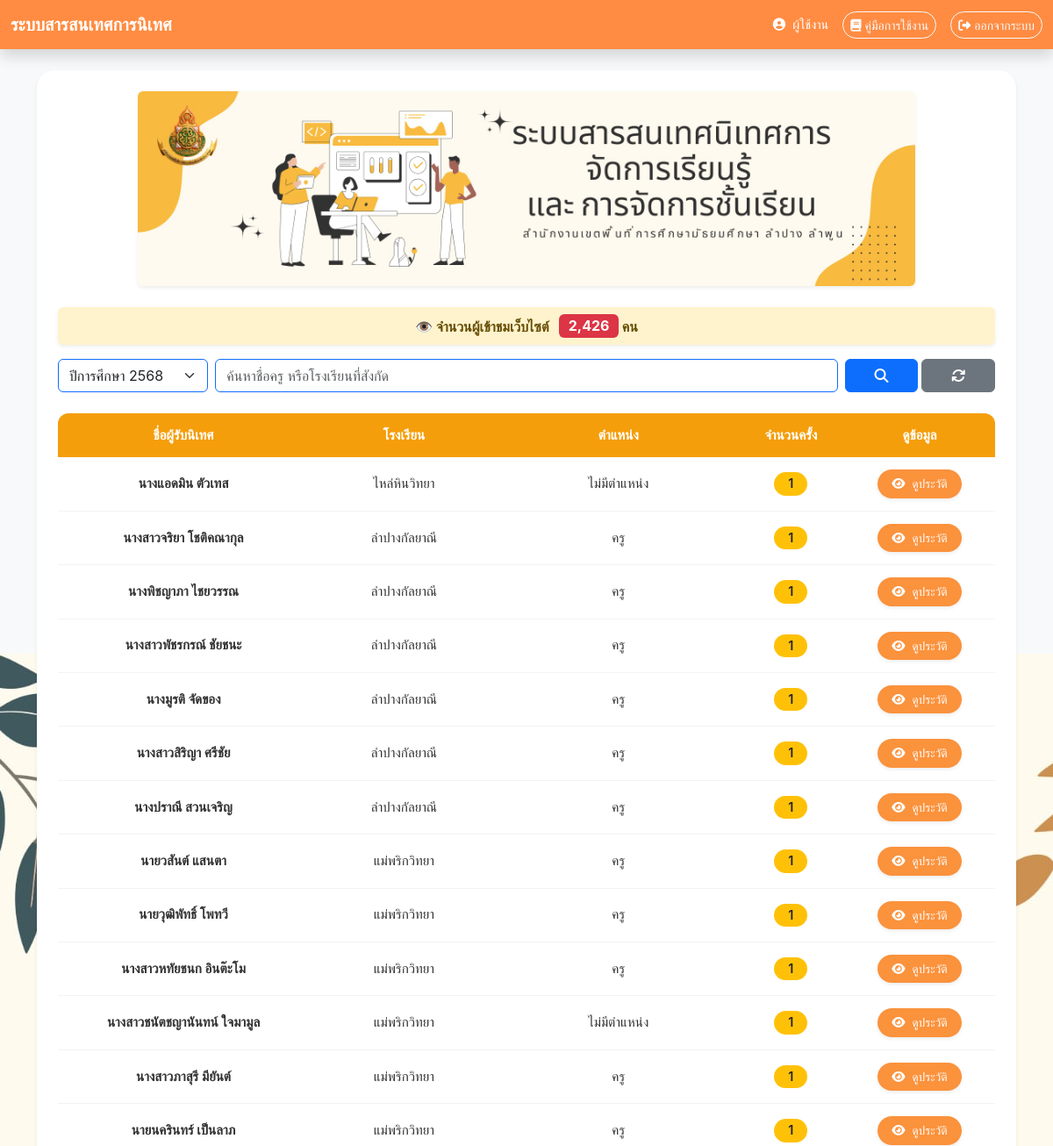
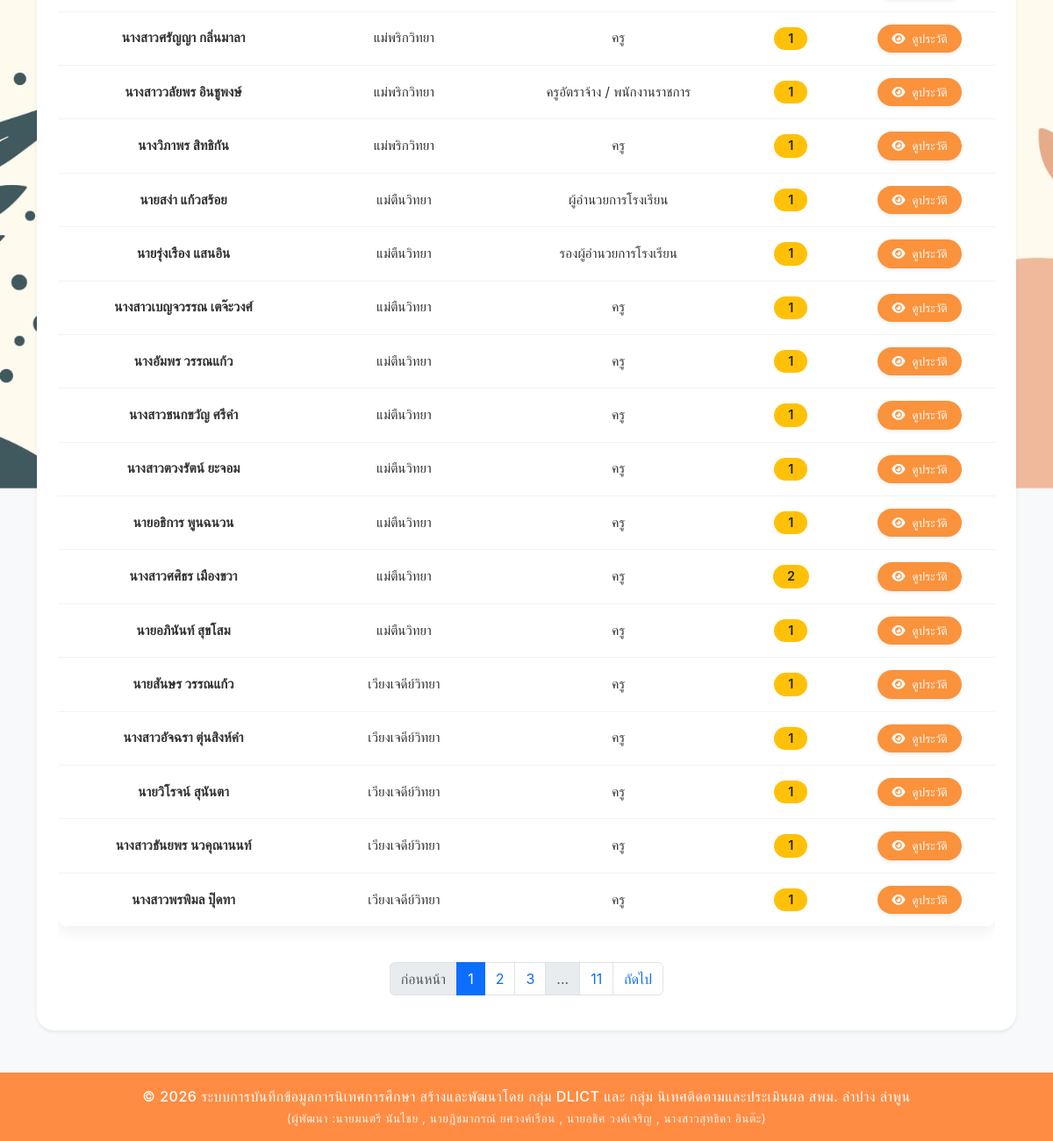
The page /index.php?academic_year=2568 (signed in) on the database its author committed (2 pictures, top to bottom).
### tables this page shows
CREATE TABLE `site_views` (
  `id` int(11) NOT NULL,
  `total_views` int(11) NOT NULL DEFAULT 0
);

CREATE TABLE `teacher` (
  `office_id` varchar(10) NOT NULL COMMENT 'รหัสสำนักงาน',
  `school_id` varchar(10) NOT NULL COMMENT 'รหัสโรงเรียน',
  `t_pid` varchar(13) NOT NULL COMMENT 'รหัสบัตร ปชช. ครู',
  `prefix_id` varchar(10) NOT NULL COMMENT 'รหัสคำนำหน้าชื่อ',
  `f_name` varchar(100) DEFAULT NULL COMMENT 'ชื่อ',
  `m_name` varchar(100) DEFAULT NULL COMMENT 'ชื่อกลาง',
  `l_name` varchar(100) DEFAULT NULL COMMENT 'นามสกุล',
  `subjectgroup_id` int(11) DEFAULT NULL,
  `position_id` int(11) NOT NULL COMMENT 'รหัสประเภท',
  `rank_id` int(11) DEFAULT NULL COMMENT 'รหัสวิทยฐานะ'
);

CREATE TABLE `school` (
  `school_id` varchar(10) NOT NULL COMMENT 'รหัสโรงเรียน',
  `school_name` varchar(255) DEFAULT NULL COMMENT 'ชื่อโรงเรียน'
);

CREATE TABLE `position` (
  `position_id` int(11) NOT NULL,
  `position_name` varchar(255) DEFAULT NULL
);

### index.php (the view, shortened to what this page needs)
<?php
require_once 'config/db_connect.php';
$stmt = $conn->prepare("SELECT total_views FROM site_views LIMIT 1");
$stmt->execute();
$views = $stmt->fetchColumn();
$limit  = 30;
$page   = (isset($_GET['page']) && is_numeric($_GET['page'])) ? (int)$_GET['page'] : 1;
$page   = max($page, 1);
$offset = ($page - 1) * $limit;
$search_name   = $_GET['search_name'] ?? '';
$selected_year = $_GET['academic_year'] ?? '';
$year_sql = "
    SELECT DISTINCT academic_year FROM supervision_sessions WHERE academic_year IS NOT NULL
    UNION
    SELECT DISTINCT academic_year FROM quick_win WHERE academic_year IS NOT NULL
    ORDER BY academic_year DESC
";
$stmt_year = $conn->prepare($year_sql);
$stmt_year->execute();
$academic_years = $stmt_year->fetchAll(PDO::FETCH_COLUMN);
try {
    $count_sql = "
        SELECT COUNT(DISTINCT t.t_pid)
        FROM teacher t
        WHERE (
            t.t_pid IN (SELECT t_pid FROM supervision_sessions WHERE deleted_at IS NULL " . (!empty($selected_year) ? " AND academic_year = :year " : "") . ")
            OR
            t.t_pid IN (SELECT t_pid FROM quick_win WHERE deleted_at IS NULL " . (!empty($selected_year) ? " AND academic_year = :year " : "") . ")
        )
    ";
    $count_params = [];
    if (!empty($selected_year)) {
        $count_params[':year'] = $selected_year;
    }
    $stmt_count = $conn->prepare($count_sql);
    $stmt_count->execute($count_params);
    $total_rows  = (int)$stmt_count->fetchColumn();
    $total_pages = max(ceil($total_rows / $limit), 1);
    $sql = "
        SELECT
            t.t_pid AS teacher_t_pid,
            CONCAT(IFNULL(p.prefix_name,''), t.f_name,' ',t.l_name) AS teacher_full_name,
            pos.position_name AS teacher_position,
            s.school_name AS t_school,
            (SELECT COUNT(*) FROM supervision_sessions WHERE t_pid = t.t_pid AND deleted_at IS NULL " . (!empty($selected_year) ? " AND academic_year = :year " : "") . ") AS count_normal,
            (SELECT COUNT(*) FROM quick_win WHERE t_pid = t.t_pid AND deleted_at IS NULL " . (!empty($selected_year) ? " AND academic_year = :year " : "") . ") AS count_quickwin,
            GREATEST(
                IFNULL((SELECT MAX(supervision_date) FROM supervision_sessions WHERE t_pid = t.t_pid AND deleted_at IS NULL " . (!empty($selected_year) ? " AND academic_year = :year " : "") . "), '0000-00-00'),
                IFNULL((SELECT MAX(supervision_date) FROM quick_win WHERE t_pid = t.t_pid AND deleted_at IS NULL " . (!empty($selected_year) ? " AND academic_year = :year " : "") . "), '0000-00-00')
            ) AS latest_date
        FROM teacher t
        LEFT JOIN prefix p   ON t.prefix_id = p.prefix_id
        LEFT JOIN position pos ON t.position_id = pos.position_id
        LEFT JOIN school s   ON t.school_id = s.school_id
        WHERE (
            t.t_pid IN (SELECT t_pid FROM supervision_sessions WHERE deleted_at IS NULL " . (!empty($selected_year) ? " AND academic_year = :year " : "") . ")
            OR
            t.t_pid IN (SELECT t_pid FROM quick_win WHERE deleted_at IS NULL " . (!empty($selected_year) ? " AND academic_year = :year " : "") . ")
        )
    ";
    $sql .= " ORDER BY latest_date DESC LIMIT :limit OFFSET :offset";
    $stmt = $conn->prepare($sql);
    $stmt->bindValue(':limit', $limit, PDO::PARAM_INT);
    $stmt->bindValue(':offset', $offset, PDO::PARAM_INT);
    if (!empty($selected_year)) {
        $stmt->bindValue(':year', $selected_year, PDO::PARAM_INT);
    }
    $stmt->execute();
    $results = $stmt->fetchAll(PDO::FETCH_ASSOC);
} catch (PDOException $e) {
    die("Error: " . $e->getMessage());
}
?>
<!DOCTYPE html>
<html lang="th">
<head>
    <link href="https://cdn.jsdelivr.net/npm/bootstrap@5.3.3/dist/css/bootstrap.min.css" rel="stylesheet">
    <link rel="stylesheet" href="https://cdnjs.cloudflare.com/ajax/libs/font-awesome/6.5.0/css/all.min.css">
    <link rel="stylesheet" href="css/styles.css">
    <link rel="stylesheet" href="css/index.css">
    <link rel="stylesheet" href="css/table_teacher.css">
</head>
<body class="bg-light">
    <?php include 'navbar.php'; ?>
    <div class="container mt-4 mb-5">
        <div class="card border-0 shadow-sm p-4">
            <div class="row justify-content-center mb-4">
                <div class="col-12 col-lg-10">
                    <div class="text-center">
                        <img src="images/banner.png"
                            class="img-fluid rounded shadow-sm"
                            style="width: 100%; max-height: 250px; object-fit: contain; background-color: #fff;">
                    </div>
                </div>
            </div>
            <div class="alert alert-warning text-center fw-bold py-2 shadow-sm border-0">
                👁️ จำนวนผู้เข้าชมเว็บไซต์
                <span class="badge bg-danger fs-6 ms-2"><?= number_format($views); ?></span> คน
            </div>
            <form method="GET" class="mb-4" id="filterForm">
                <div class="row g-2">
                    <div class="col-md-2">
                        <select name="academic_year" class="form-select border-primary" onchange="this.form.submit();">
                            <?php foreach ($academic_years as $year): ?>
                                <option value="<?= $year ?>" <?= ($selected_year == $year) ? 'selected' : '' ?>>ปีการศึกษา <?= $year ?></option>
                            <?php endforeach; ?>
                        </select>
                    </div>
                    <div class="col-md-8">
                        <input type="text" name="search_name" class="form-control border-primary" placeholder="ค้นหาชื่อครู หรือโรงเรียนที่สังกัด" value="<?= htmlspecialchars($search_name) ?>">
                    </div>
                    <div class="col-md-2 d-flex gap-1">
                        <button class="btn btn-primary w-100"><i class="fas fa-search"></i></button>
                        <a href="index.php" class="btn btn-secondary w-100"><i class="fas fa-sync"></i></a>
                    </div>
                </div>
            </form>
            <div class="table-responsive" id="search-results">
                <table class="table table-hover align-middle teacher-table">
                    <thead class="table-light">
                        <tr>
                            <th class="text-center" style="min-width: 150px;">ชื่อผู้รับนิเทศ</th>
                            <th class="text-center" style="min-width: 150px;">โรงเรียน</th>
                            <th class="text-center" style="min-width: 120px;">ตำแหน่ง</th>
                            <th class="text-center">จำนวนครั้ง</th>
                            <th class="text-center">ดูข้อมูล</th>
                        </tr>
                    </thead>
                    <tbody>
                        <?php if (empty($results)): ?>
                            <tr>
                                <td colspan="5" class="text-center text-danger py-4">ไม่พบข้อมูลที่ค้นหา</td>
                            </tr>
                        <?php else: ?>
                            <?php foreach ($results as $row): ?>
                                <tr>
                                    <td class="text-center" data-label="ชื่อผู้รับนิเทศ"><strong><?= htmlspecialchars($row['teacher_full_name']) ?></strong></td>
                                    <td class="text-center" data-label="โรงเรียน"><?= htmlspecialchars($row['t_school']) ?></td>
                                    <td class="text-center" data-label="ตำแหน่ง"><?= htmlspecialchars($row['teacher_position']) ?></td>
                                    <td class="text-center" data-label="จำนวนครั้ง">
                                        <span class="badge rounded-pill bg-warning text-dark px-3">
                                            <?= $row['count_normal'] + $row['count_quickwin'] ?>
                                        </span>
                                    </td>
                                    <td class="text-center" data-label="ดูข้อมูล">
                                        <form action="session_details.php" method="POST">
                                            <button class="btn btn-info btn-sm px-3 text-white rounded-pill shadow-sm">
                                                <i class="fas fa-eye me-1"></i> ดูประวัติ
                                            </button>
                                        </form>
                                    </td>
                                </tr>
                            <?php endforeach; ?>
                        <?php endif; ?>
                    </tbody>
                </table>
            </div>
            <?php if ($total_pages > 1): ?>
                <nav class="mt-4">
                <ul class="pagination justify-content-center">
                    <?php
                    $queryString = http_build_query(['search_name' => $search_name, 'academic_year' => $selected_year]);
                    ?>
                    <li class="page-item <?= ($page <= 1) ? 'disabled' : '' ?>">
                        <a class="page-link" href="?page=<?= $page - 1 ?>&<?= $queryString ?>">ก่อนหน้า</a>
                    </li>
                    <?php
                    $window = 2;
                    for ($i = 1; $i <= $total_pages; $i++):
                        if ($i == 1 || $i == $total_pages || ($i >= $page - $window && $i <= $page + $window)):
                    ?>
                            <li class="page-item <?= ($i == $page) ? 'active' : '' ?>">
                                <a class="page-link" href="?page=<?= $i ?>&<?= $queryString ?>"><?= $i ?></a>
                            </li>
                    <?php
                        elseif ($i == $page - $window - 1 || $i == $page + $window + 1):
                    ?>
                            <li class="page-item disabled"><span class="page-link">...</span></li>
                    <?php
                        endif;
                    endfor;
                    ?>
                    <li class="page-item <?= ($page >= $total_pages) ? 'disabled' : '' ?>">
                        <a class="page-link" href="?page=<?= $page + 1 ?>&<?= $queryString ?>">ถัดไป</a>
                    </li>
                </ul>
                </nav>
            <?php endif; ?>
        </div>
    </div>
    <?php include 'footer.php'; ?>
</body>
</html>

### css/styles.css (style rules this page uses)
body { background-image: url('../images/bg001.jpg'); background-size: cover; background-repeat: no-repeat; background-position: center center; background-attachment: fixed; background-color: #f8f9fa; }

### css/index.css (style rules this page uses)
body { font-family: 'Inter', sans-serif; background: url('../images/bg001.jpg') no-repeat center center fixed; display: flex; flex-direction: column; min-height: 100vh; }
.card { border-radius: 20px; box-shadow: 0 8px 25px rgba(0, 0, 0, 0.1); }
.badge { transition: transform 0.2s ease; }

### css/table_teacher.css (style rules this page uses)
.teacher-table { border-radius: 12px; overflow: hidden; background-color: #ffffff; box-shadow: 0 6px 18px rgba(0, 0, 0, 0.06); }
.teacher-table thead th { background-color: #f59e0b; color: #ffffff; font-weight: 600; font-size: 0.95rem; text-align: center; padding: 14px 12px; border: none; white-space: nowrap; }
.teacher-table tbody td { padding: 14px 12px; vertical-align: middle; border-bottom: 1px solid #f3f3f3; font-size: 0.95rem; color: #333333; }
.teacher-table tbody tr { transition: background-color 0.25s ease; }
.teacher-table .badge { background-color: #fde68a; color: #92400e; padding: 6px 14px; font-size: 0.9rem; border-radius: 20px; font-weight: 600; }
.teacher-table .btn-info { background-color: #fb923c; border: none; color: #ffffff; border-radius: 18px; padding: 6px 14px; font-size: 0.85rem; transition: all 0.25s ease; }

### navbar.php (style rules this page uses)
:root { --primary-color: #ff8c42; }

### rows shown on the page
site_views: total_views "2,426"
teacher: teacher_full_name "นางแอดมิน ตัวเทส", school.school_name "ไหล่หินวิทยา", position.position_name "ไม่มีตำแหน่ง", count_quickwin "1"
teacher: teacher_full_name "นางสาวจริยา โชติคณากุล", school.school_name "ลำปางกัลยาณี", position.position_name "ครู", count_quickwin "1"
teacher: teacher_full_name "นางพิชญาภา ไชยวรรณ", school.school_name "ลำปางกัลยาณี", position.position_name "ครู", count_quickwin "1"
teacher: teacher_full_name "นางสาวพัชรกรณ์ ชัยชนะ", school.school_name "ลำปางกัลยาณี", position.position_name "ครู", count_quickwin "1"
teacher: teacher_full_name "นางมูรติ จัดของ", school.school_name "ลำปางกัลยาณี", position.position_name "ครู", count_quickwin "1"
teacher: teacher_full_name "นางสาวสิริญา ศรีชัย", school.school_name "ลำปางกัลยาณี", position.position_name "ครู", count_quickwin "1"
teacher: teacher_full_name "นางปราณี สวนเจริญ", school.school_name "ลำปางกัลยาณี", position.position_name "ครู", count_quickwin "1"
teacher: teacher_full_name "นายวสันต์ แสนตา", school.school_name "แม่พริกวิทยา", position.position_name "ครู", count_quickwin "1"
teacher: teacher_full_name "นายวุฒิพัทธิ์ โพทวี", school.school_name "แม่พริกวิทยา", position.position_name "ครู", count_quickwin "1"
teacher: teacher_full_name "นางสาวหทัยชนก อินต๊ะโม", school.school_name "แม่พริกวิทยา", position.position_name "ครู", count_quickwin "1"
teacher: teacher_full_name "นางสาวชนัตชญานันทน์ ใจมามูล", school.school_name "แม่พริกวิทยา", position.position_name "ไม่มีตำแหน่ง", count_quickwin "1"
teacher: teacher_full_name "นางสาวภาสุรี มียันต์", school.school_name "แม่พริกวิทยา", position.position_name "ครู", count_quickwin "1"
teacher: teacher_full_name "นายนครินทร์ เป็นลาภ", school.school_name "แม่พริกวิทยา", position.position_name "ครู", count_quickwin "1"
teacher: teacher_full_name "นางสาวศรัญญา กลิ่นมาลา", school.school_name "แม่พริกวิทยา", position.position_name "ครู", count_quickwin "1"
teacher: teacher_full_name "นางสาววลัยพร อินชูพงษ์", school.school_name "แม่พริกวิทยา", position.position_name "ครูอัตราจ้าง / พนักงานราชการ", count_quickwin "1"
teacher: teacher_full_name "นางวิภาพร สิทธิกัน", school.school_name "แม่พริกวิทยา", position.position_name "ครู", count_quickwin "1"
teacher: teacher_full_name "นายสง่า แก้วสร้อย", school.school_name "แม่ตืนวิทยา", position.position_name "ผู้อำนวยการโรงเรียน", count_quickwin "1"
teacher: teacher_full_name "นายรุ่งเรือง แสนอิน", school.school_name "แม่ตืนวิทยา", position.position_name "รองผู้อำนวยการโรงเรียน", count_quickwin "1"
teacher: teacher_full_name "นางสาวเบญจวรรณ เตจ๊ะวงศ์", school.school_name "แม่ตืนวิทยา", position.position_name "ครู", count_quickwin "1"
teacher: teacher_full_name "นางอัมพร วรรณแก้ว", school.school_name "แม่ตืนวิทยา", position.position_name "ครู", count_quickwin "1"
teacher: teacher_full_name "นางสาวชนกขวัญ ศรีคำ", school.school_name "แม่ตืนวิทยา", position.position_name "ครู", count_quickwin "1"
teacher: teacher_full_name "นางสาวตวงรัตน์ ยะจอม", school.school_name "แม่ตืนวิทยา", position.position_name "ครู", count_quickwin "1"
teacher: teacher_full_name "นายอธิการ พูนฉนวน", school.school_name "แม่ตืนวิทยา", position.position_name "ครู", count_quickwin "1"
teacher: teacher_full_name "นางสาวศศิธร เมืองขวา", school.school_name "แม่ตืนวิทยา", position.position_name "ครู", count_quickwin "2"
teacher: teacher_full_name "นายอภินันท์ สุขโสม", school.school_name "แม่ตืนวิทยา", position.position_name "ครู", count_quickwin "1"
teacher: teacher_full_name "นายสันษร วรรณแก้ว", school.school_name "เวียงเจดีย์วิทยา", position.position_name "ครู", count_quickwin "1"
teacher: teacher_full_name "นางสาวอัจฉรา ตุ่นสิงห์คำ", school.school_name "เวียงเจดีย์วิทยา", position.position_name "ครู", count_quickwin "1"
teacher: teacher_full_name "นายวิโรจน์ สุนันตา", school.school_name "เวียงเจดีย์วิทยา", position.position_name "ครู", count_quickwin "1"
teacher: teacher_full_name "นางสาวธันยพร นวคุณานนท์", school.school_name "เวียงเจดีย์วิทยา", position.position_name "ครู", count_quickwin "1"
teacher: teacher_full_name "นางสาวพรพิมล ปุ๊ดทา", school.school_name "เวียงเจดีย์วิทยา", position.position_name "ครู", count_quickwin "1"

### other values the page prints
$user_display_name "ผู้ใช้งาน"
